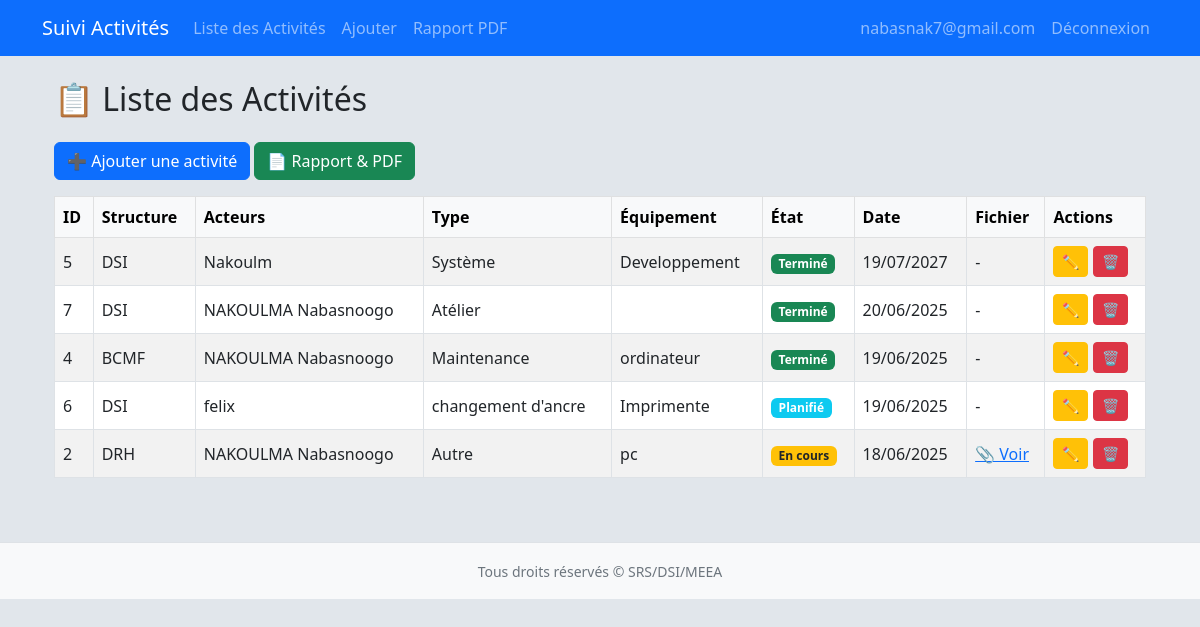
The page /activites/ (signed in) on the database as committed earlier.
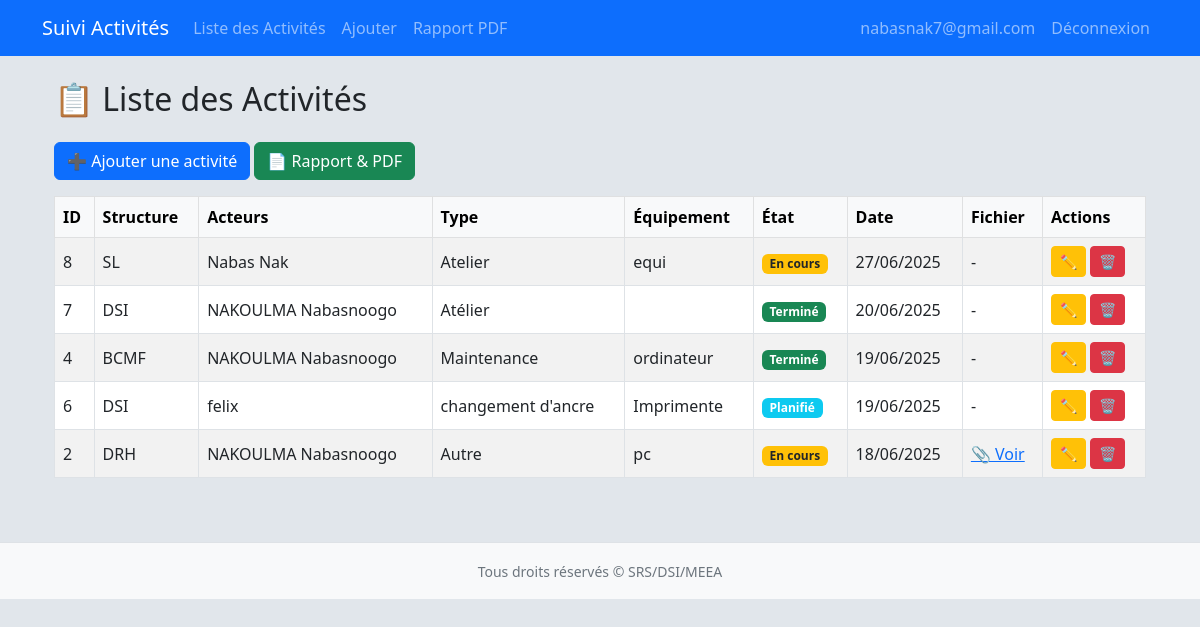
The same page on the database as committed later.
### app/models/user.py (models this page shows, shortened)
class User(db.Model, UserMixin):
    id = db.Column(db.Integer, primary_key=True)
    email = db.Column(db.String(120), unique=True, nullable=False)
    password = db.Column(db.String(200), nullable=False)
    is_confirmed = db.Column(db.Boolean, default=False)  # Pour l'email confirmé

### app/models/activite.py (models this page shows, shortened)
class Activite(db.Model):
    __tablename__ = 'activites'
    id = db.Column(db.Integer, primary_key=True)
    structure = db.Column(db.String(100), nullable=False)
    acteurs = db.Column(db.String(200), nullable=False)
    type_activite = db.Column(db.String(50), nullable=False)
    equipement = db.Column(db.String(100), nullable=True)
    etat = db.Column(db.String(20), nullable=False)
    commentaire = db.Column(db.Text, nullable=True)
    date = db.Column(db.Date, nullable=True)
    fichier = db.Column(db.String(255), nullable=True)  # Nom/fichier chemin stocké en base
    created_at = db.Column(db.DateTime, default=datetime.utcnow)
    updated_at = db.Column(db.DateTime, default=datetime.utcnow, onupdate=datetime.utcnow)

### app/routes/activites.py (the view)
@activites_bp.route('/')
@login_required
def list_activites():
    activites = Activite.query.order_by(Activite.date.desc()).all()
    return render_template('list_activites.html', activites=activites)

### app/routes/auth_routes.py (called while the page is built)
@login_manager.user_loader
def load_user(user_id):
    return User.query.get(int(user_id))

### app/templates/list_activites.html (shortened to what this page needs)
{% extends "base.html" %}
{% block content %}
<div class="container mt-4">
    <h2 class="mb-4">📋 Liste des Activités</h2>
    <div class="mb-3">
        <a href="{{ url_for('activites.add_activite') }}" class="btn btn-primary">➕ Ajouter une activité</a>
        <a href="{{ url_for('activites.rapport_pdf') }}" class="btn btn-success">📄 Rapport & PDF</a>
    </div>
    <div class="table-responsive">
        <table class="table table-striped table-bordered align-middle">
            <thead class="table-light">
                <tr>
                    <th>ID</th>
                    <th>Structure</th>
                    <th class="d-none d-md-table-cell">Acteurs</th>
                    <th class="d-none d-md-table-cell">Type</th>
                    <th class="d-none d-lg-table-cell">Équipement</th>
                    <th>État</th>
                    <th>Date</th>
                    <th class="d-none d-lg-table-cell">Fichier</th>
                    <th>Actions</th>
                </tr>
            </thead>
            <tbody>
                {% for activite in activites %}
                <tr>
                    <td>{{ activite.id }}</td>
                    <td>{{ activite.structure }}</td>
                    <td class="d-none d-md-table-cell">{{ activite.acteurs }}</td>
                    <td class="d-none d-md-table-cell">{{ activite.type_activite }}</td>
                    <td class="d-none d-lg-table-cell">{{ activite.equipement or '' }}</td>
                    <td>
                        {% if activite.etat == 'planifie' %}
                            <span class="badge bg-info">Planifié</span>
                        {% elif activite.etat == 'en_cours' %}
                            <span class="badge bg-warning text-dark">En cours</span>
                        {% else %}
                            <span class="badge bg-success">Terminé</span>
                        {% endif %}
                    </td>
                    <td>{{ activite.date.strftime('%d/%m/%Y') if activite.date else '' }}</td>
                    <td class="d-none d-lg-table-cell">
                        {% if activite.fichier %}
                            <a href="{{ url_for('static', filename='uploads/' + activite.fichier) }}" target="_blank">📎 Voir</a>
                        {% else %}
                            -
                        {% endif %}
                    </td>
                    <td>
                        <a href="{{ url_for('activites.edit_activite', id=activite.id) }}" class="btn btn-sm btn-warning" title="Modifier">✏️</a>
                        <form method="POST" action="{{ url_for('activites.delete_activite', id=activite.id) }}" class="d-inline" onsubmit="return confirm('Supprimer cette activité ?');">
                            <button type="submit" class="btn btn-sm btn-danger" title="Supprimer">🗑️</button>
                        </form>
                    </td>
                </tr>
                {% else %}
                <tr>
                    <td colspan="9" class="text-center">Aucune activité enregistrée.</td>
                </tr>
                {% endfor %}
            </tbody>
        </table>
    </div>
</div>
{% endblock %}

### app/templates/base.html (shortened to what this page needs)
<!DOCTYPE html>
<html lang="fr">
<head>
  <link href="https://cdn.jsdelivr.net/npm/bootstrap@5.3.0/dist/css/bootstrap.min.css" rel="stylesheet" />
</head>
<body>
<nav class="navbar navbar-expand-lg navbar-dark bg-primary mb-4">
  <div class="container">
    <a class="navbar-brand" href="{{ url_for('activites.list_activites') }}">Suivi Activités</a>
    <div class="collapse navbar-collapse" id="navbarNav">
      <ul class="navbar-nav me-auto">
        <li class="nav-item"><a class="nav-link" href="{{ url_for('activites.list_activites') }}">Liste des Activités</a></li>
        <li class="nav-item"><a class="nav-link" href="{{ url_for('activites.add_activite') }}">Ajouter</a></li>
        <li class="nav-item"><a class="nav-link" href="{{ url_for('activites.rapport_pdf') }}">Rapport PDF</a></li>
      </ul>
      <ul class="navbar-nav ms-auto">
        {% if current_user.is_authenticated %}
          <li class="nav-item">
            <a class="nav-link" href="#">{{ current_user.email }}</a>
          </li>
          <li class="nav-item">
            <a class="nav-link" href="{{ url_for('auth.logout') }}">Déconnexion</a>
          </li>
        {% endif %}
      </ul>
    </div>
  </div>
</nav>
<div class="container">
  {% block content %}{% endblock %}
</div>
<footer class="bg-light text-secondary text-center py-3 mt-5 border-top">
  <div class="container">
    <small>Tous droits réservés © SRS/DSI/MEEA</small>
  </div>
</footer>
</body>
</html>

### app/templates/base.html (style rules this page uses)
body { background-color: #e1e6eb; }

Rows that differ between the two databases and show on the page:
removed Activite: id "5", structure "DSI", acteurs "Nakoulm", type_activite "Système", equipement "Developpement", etat "Terminé", date "19/07/2027"
added Activite: id "8", structure "SL", acteurs "Nabas Nak", type_activite "Atelier", equipement "equi", etat "En cours", date "27/06/2025"
